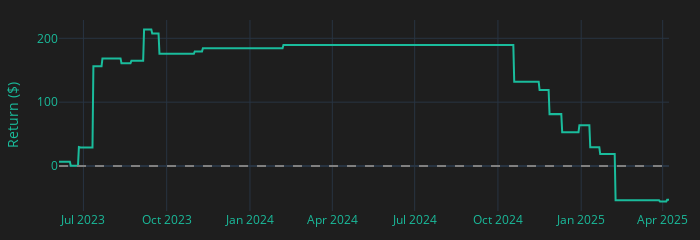

This figure's notebook cell:
### Markdown cell above
# Returns

### Code cell
import pandas as pd
import numpy as np
import plotly.graph_objects as go

# Ensure transaction dates are in datetime format and sort them
transactions['Date'] = pd.to_datetime(transactions['Date'])
transactions = transactions.sort_values('Date').reset_index(drop=True)

# Convert index of each symbol's DataFrame to datetime
for symbol, df in symbol_dataframes.items():
    df.index = pd.to_datetime(df.index)

# Create a daily date range for the simulation period
start_date = transactions['Date'].min()
max_market_date = max(df.index.max() for df in symbol_dataframes.values())
end_date = max(transactions['Date'].max(), max_market_date)
all_dates = pd.date_range(start=start_date, end=end_date, freq='D')

# Reindex symbol data to daily frequency with forward fill
daily_symbol_prices = {}
for symbol, df in symbol_dataframes.items():
    df = df.sort_index()
    df_daily = df.reindex(all_dates, method='ffill')
    daily_symbol_prices[symbol] = df_daily

# Initialize the DataFrame to hold daily simulation results
daily_sim = pd.DataFrame(index=all_dates)
daily_sim['Cash'] = np.nan
daily_sim['MarketValue'] = np.nan
daily_sim['TotalReturns'] = np.nan
daily_sim['CumulativeDeposits'] = np.nan
daily_sim['NetReturns'] = np.nan

# Initialize portfolio variables
cash1 = 0
cumulative_deposits = 0
portfolio_positions = {}

# Group transactions by date
transactions_grouped = transactions.groupby('Date')

# Iterate over each date in the simulation period
for date in all_dates:
    # Process transactions for the current date
    if date in transactions_grouped.groups:
        day_transactions = transactions_grouped.get_group(date)
        for _, row in day_transactions.iterrows():
            symbol = row['Symbol']
            action = row['Buy_sell']
            if action == 'Deposit':
                cash1 += row['Amount']
                cumulative_deposits += row['Amount']
            elif action == 'Buy':
                cash1 -= row['Amount']
                portfolio_positions[symbol] = portfolio_positions.get(symbol, 0) + row['Shares']
            elif action == 'Sell':
                cash1 += row['Amount']
                portfolio_positions[symbol] = portfolio_positions.get(symbol, 0) - row['Shares']
    
    # Calculate market value of current holdings
    market_value = 0
    for symbol, qty in portfolio_positions.items():
        if symbol in daily_symbol_prices:
            price = daily_symbol_prices[symbol].loc[date, 'Close']
            market_value += qty * price

    total_returns = cash1 + market_value
    net_returns = total_returns - cumulative_deposits

    # Record daily values
    daily_sim.loc[date, 'Cash'] = cash1
    daily_sim.loc[date, 'MarketValue'] = market_value
    daily_sim.loc[date, 'TotalReturns'] = total_returns
    daily_sim.loc[date, 'CumulativeDeposits'] = cumulative_deposits
    daily_sim.loc[date, 'NetReturns'] = net_returns

import plotly.graph_objects as go

# === 5. Plot Daily Net Returns with Plotly ===

# Define desired figure dimensions
figure_width = 700  # pixels
figure_height = 160  # pixels

# Create a new figure
fig2 = go.Figure()

# Plot the daily net returns as a line
fig2.add_trace(
    go.Scatter(
        x=daily_sim.index,
        y=daily_sim['NetReturns'],
        mode='lines',
        line=dict(color=accent_color),
        name='Net Returns'
    )
)

# Add a horizontal line at 0 (break-even level)
fig2.add_hline(
    y=0,
    line=dict(color='grey', dash='dash'),
    #annotation_text='0 Baseline',
    #annotation_position='bottom right'
)

# Update layout for better visualization
fig2.update_layout(
    width=figure_width,       # Set the figure width
    height=figure_height,     # Set the figure height
    yaxis_title="Return ($)",
    template="plotly_dark",
    showlegend=False,
    font=dict(color=accent_color),
    paper_bgcolor='#1e1e1e',
    plot_bgcolor='#1e1e1e',
    margin=dict(l=20, r=20, t=20, b=20)  # Adjust margins (left, right, top, bottom)
)

# Display the interactive figure
fig2.show()

### Figure 1 — Plotly figure (JSON) as saved in the notebook; plotly's stock layout.template omitted (floating-point values rounded to 4 significant figures; data arrays with more than 128 entries replaced by an {"elided": "..."} marker saying what was removed)
{"data": [{"line": {"color": "#1abc9c"}, "mode": "lines", "name": "Net Returns", "type": "scatter", "x": {"elided": "675 str values"}, "y": {"elided": "675 float values"}}], "layout": {"font": {"color": "#1abc9c"}, "height": 160, "margin": {"b": 20, "l": 20, "r": 20, "t": 20}, "paper_bgcolor": "#1e1e1e", "plot_bgcolor": "#1e1e1e", "shapes": [{"line": {"color": "grey", "dash": "dash"}, "type": "line", "x0": 0, "x1": 1, "xref": "x domain", "y0": 0, "y1": 0, "yref": "y"}], "showlegend": false, "width": 700, "xaxis": {"autorange": true, "range": ["2023-06-04", "2025-04-08"], "type": "date"}, "yaxis": {"autorange": true, "range": [-70.42, 228.7], "title": {"text": "Return ($)"}, "type": "linear"}}}
